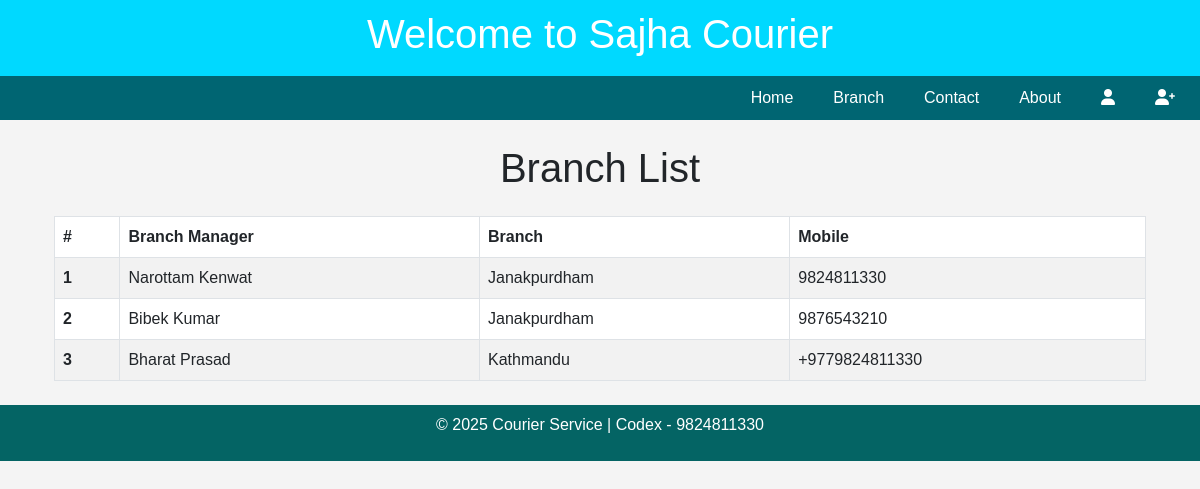
The app's page /branch-list/ with its own data.
### userapp/models.py (models this page shows, shortened)
class CourierUser(AbstractBaseUser, PermissionsMixin):
    email = models.EmailField(unique=True)
    username = models.CharField(max_length=150, unique=True)
    full_name = models.CharField(max_length=255)
    phone_number = models.CharField(max_length=20)
    working_area = models.CharField(max_length=100)
    branch_name = models.ForeignKey(Branch, on_delete=models.CASCADE, null=True)
    is_active = models.BooleanField(default=True)
    is_staff = models.BooleanField(default=False)  # Required for admin
    date_joined = models.DateTimeField(auto_now_add=True)
    objects = CourierUserManager()
    USERNAME_FIELD = 'email'
    REQUIRED_FIELDS = ['username', 'full_name']

### courierapp/models.py (models this page shows, shortened)
class Branch(models.Model):
    name = models.CharField(max_length=255)

### sajha/views.py (the view)
# urls.py: path('branch-list/', views.branch_list, name='branch_list'),
def branch_list(request):
    branches = Branch.objects.all()
    userss = CourierUser.objects.all()
    branches_numbers = branches.count()
    context = {
        'branches': branches,
        'branches_numbers': branches_numbers,
        'userss': userss,
    }
    return render(request, 'branches.html', context)

### templates/branches.html (shortened to what this page needs)
{% extends 'base.html' %}
{% block content %}
<div class="container mt-4">
    <h1 class="text-center mb-4">Branch List</h1>
    <table class="table table-striped table-bordered">
        <thead>
            <tr>
                <th scope="col">#</th>
                <th scope="col">Branch Manager</th>
                <th scope="col">Branch</th>
                <th scope="col">Mobile</th>
            </tr>
        </thead>
        <tbody>
            {% for user in userss %}
            <tr>
                <th scope="row">{{ forloop.counter }}</th>
                <td>{{ user.full_name }}</td>
                <td>{{ user.branch_name.name }}</td>
                <td>{{ user.phone_number }}</td>
            </tr>
            {% empty %}
            <tr>
                <td colspan="4" class="text-center">No users found.</td>
            </tr>
            {% endfor %}
        </tbody>
    </table>
</div>
{% endblock %}

### userapp/templates/users/header.html (style rules this page uses)
body { font-family: Arial, sans-serif; margin: 0; padding: 0; background-color: #f4f4f4; }

### records on screen
CourierUser: full_name "Narottam Kenwat", branch_name.name "Janakpurdham", phone_number "9824811330"
CourierUser: full_name "Bibek Kumar", branch_name.name "Janakpurdham", phone_number "9876543210"
CourierUser: full_name "Bharat Prasad", branch_name.name "Kathmandu", phone_number "+9779824811330"
